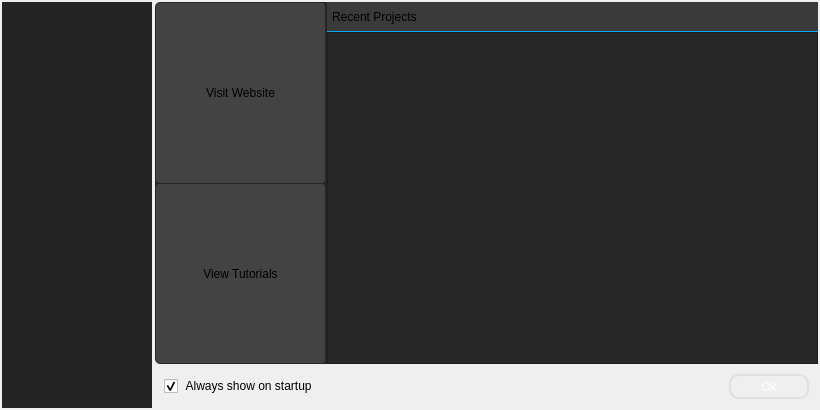
<?xml version="1.0" encoding="UTF-8"?>
<ui version="4.0">
 <class>InfoDialog</class>
 <widget class="QDialog" name="InfoDialog">
  <property name="geometry">
   <rect>
    <x>0</x>
    <y>0</y>
    <width>820</width>
    <height>410</height>
   </rect>
  </property>
  <property name="sizePolicy">
   <sizepolicy hsizetype="Fixed" vsizetype="Fixed">
    <horstretch>0</horstretch>
    <verstretch>0</verstretch>
   </sizepolicy>
  </property>
  <property name="minimumSize">
   <size>
    <width>820</width>
    <height>410</height>
   </size>
  </property>
  <property name="maximumSize">
   <size>
    <width>820</width>
    <height>410</height>
   </size>
  </property>
  <property name="windowTitle">
   <string>Dialog</string>
  </property>
  <layout class="QHBoxLayout" name="horizontalLayout">
   <property name="spacing">
    <number>3</number>
   </property>
   <property name="leftMargin">
    <number>2</number>
   </property>
   <property name="topMargin">
    <number>2</number>
   </property>
   <property name="rightMargin">
    <number>2</number>
   </property>
   <property name="bottomMargin">
    <number>2</number>
   </property>
   <item>
    <widget class="QWidget" name="widget_3" native="true">
     <property name="sizePolicy">
      <sizepolicy hsizetype="Fixed" vsizetype="Preferred">
       <horstretch>0</horstretch>
       <verstretch>0</verstretch>
      </sizepolicy>
     </property>
     <property name="minimumSize">
      <size>
       <width>150</width>
       <height>0</height>
      </size>
     </property>
     <property name="styleSheet">
      <string notr="true">background-color: rgb(36, 36, 36);
background-image: url(&quot;:/images/sidepanelimage_info.jpg&quot;);
background-repeat: no-repeat;</string>
     </property>
    </widget>
   </item>
   <item>
    <widget class="QWidget" name="widget" native="true">
     <layout class="QVBoxLayout" name="verticalLayout">
      <property name="spacing">
       <number>1</number>
      </property>
      <property name="leftMargin">
       <number>0</number>
      </property>
      <property name="topMargin">
       <number>0</number>
      </property>
      <property name="rightMargin">
       <number>0</number>
      </property>
      <property name="bottomMargin">
       <number>0</number>
      </property>
      <item>
       <widget class="QWidget" name="container" native="true">
        <property name="styleSheet">
         <string notr="true">QWidget #container {
background-color: rgb(38, 38, 38);
border-radius: 5px;
}</string>
        </property>
        <layout class="QHBoxLayout" name="horizontalLayout_2">
         <property name="spacing">
          <number>2</number>
         </property>
         <property name="leftMargin">
          <number>0</number>
         </property>
         <property name="topMargin">
          <number>0</number>
         </property>
         <property name="rightMargin">
          <number>0</number>
         </property>
         <property name="bottomMargin">
          <number>0</number>
         </property>
         <item>
          <widget class="QWidget" name="widget_2" native="true">
           <property name="sizePolicy">
            <sizepolicy hsizetype="Fixed" vsizetype="Preferred">
             <horstretch>0</horstretch>
             <verstretch>0</verstretch>
            </sizepolicy>
           </property>
           <property name="minimumSize">
            <size>
             <width>170</width>
             <height>0</height>
            </size>
           </property>
           <property name="maximumSize">
            <size>
             <width>170</width>
             <height>16777215</height>
            </size>
           </property>
           <layout class="QVBoxLayout" name="verticalLayout_2">
            <property name="spacing">
             <number>1</number>
            </property>
            <property name="leftMargin">
             <number>1</number>
            </property>
            <property name="topMargin">
             <number>1</number>
            </property>
            <property name="rightMargin">
             <number>0</number>
            </property>
            <property name="bottomMargin">
             <number>1</number>
            </property>
            <item>
             <widget class="QPushButton" name="visitWebsite">
              <property name="sizePolicy">
               <sizepolicy hsizetype="Preferred" vsizetype="Preferred">
                <horstretch>0</horstretch>
                <verstretch>0</verstretch>
               </sizepolicy>
              </property>
              <property name="styleSheet">
               <string notr="true">QPushButton
{
background-color: rgb(67, 67, 67);
border-style: inset;
border-radius: 3px;
text-decoration: none;
}
QPushButton:hover
{
background-color: rgb(104, 104, 104);
border-style: inset;
}
</string>
              </property>
              <property name="text">
               <string>Visit Website</string>
              </property>
              <property name="icon">
               <iconset resource="../../icons.qrc">
                <normaloff>:/app/icons/world.svg</normaloff>:/app/icons/world.svg</iconset>
              </property>
              <property name="iconSize">
               <size>
                <width>50</width>
                <height>50</height>
               </size>
              </property>
             </widget>
            </item>
            <item>
             <widget class="QPushButton" name="viewTutorials">
              <property name="sizePolicy">
               <sizepolicy hsizetype="Preferred" vsizetype="Preferred">
                <horstretch>0</horstretch>
                <verstretch>0</verstretch>
               </sizepolicy>
              </property>
              <property name="styleSheet">
               <string notr="true">QPushButton
{
background-color: rgb(67, 67, 67);
border-style: inset;
border-radius: 3px;
text-decoration: none;
}
QPushButton:hover
{
background-color: rgb(104, 104, 104);
border-style: inset;
}
</string>
              </property>
              <property name="text">
               <string>View Tutorials</string>
              </property>
              <property name="icon">
               <iconset resource="../../icons.qrc">
                <normaloff>:/app/icons/educational-video.svg</normaloff>:/app/icons/educational-video.svg</iconset>
              </property>
              <property name="iconSize">
               <size>
                <width>50</width>
                <height>50</height>
               </size>
              </property>
             </widget>
            </item>
           </layout>
          </widget>
         </item>
         <item>
          <widget class="QWidget" name="widget_4" native="true">
           <layout class="QVBoxLayout" name="verticalLayout_3">
            <property name="spacing">
             <number>0</number>
            </property>
            <property name="leftMargin">
             <number>0</number>
            </property>
            <property name="topMargin">
             <number>0</number>
            </property>
            <property name="rightMargin">
             <number>0</number>
            </property>
            <property name="bottomMargin">
             <number>0</number>
            </property>
            <item>
             <widget class="QWidget" name="widget_7" native="true">
              <property name="sizePolicy">
               <sizepolicy hsizetype="Preferred" vsizetype="Fixed">
                <horstretch>0</horstretch>
                <verstretch>0</verstretch>
               </sizepolicy>
              </property>
              <property name="minimumSize">
               <size>
                <width>0</width>
                <height>30</height>
               </size>
              </property>
              <property name="maximumSize">
               <size>
                <width>16777215</width>
                <height>30</height>
               </size>
              </property>
              <property name="styleSheet">
               <string notr="true">QWidget #widget_7 {
background-color: rgb(58, 58, 58);
border-bottom: 1px solid rgb(0, 170, 255);
}</string>
              </property>
              <layout class="QHBoxLayout" name="horizontalLayout_5">
               <property name="spacing">
                <number>0</number>
               </property>
               <property name="leftMargin">
                <number>5</number>
               </property>
               <property name="topMargin">
                <number>0</number>
               </property>
               <property name="rightMargin">
                <number>0</number>
               </property>
               <property name="bottomMargin">
                <number>0</number>
               </property>
               <item>
                <widget class="QLabel" name="label_2">
                 <property name="sizePolicy">
                  <sizepolicy hsizetype="Preferred" vsizetype="Preferred">
                   <horstretch>0</horstretch>
                   <verstretch>0</verstretch>
                  </sizepolicy>
                 </property>
                 <property name="minimumSize">
                  <size>
                   <width>0</width>
                   <height>0</height>
                  </size>
                 </property>
                 <property name="maximumSize">
                  <size>
                   <width>2000</width>
                   <height>2000</height>
                  </size>
                 </property>
                 <property name="baseSize">
                  <size>
                   <width>0</width>
                   <height>0</height>
                  </size>
                 </property>
                 <property name="text">
                  <string>Recent Projects</string>
                 </property>
                </widget>
               </item>
              </layout>
             </widget>
            </item>
            <item>
             <widget class="QListWidget" name="recentProjects">
              <property name="styleSheet">
               <string notr="true">/*list view style*/

QListView {
	color: white;
	background-color: rgb(39, 39, 39);
}


QListView::item {
	background-color: rgb(139, 139, 139);
    border-bottom: 1px solid rgb(46, 46, 46);
	padding: 5px 15px 5px 15px;
	border-top-left-radius: 2px;
	border-bottom-left-radius: 2px;
}

QListView::item:hover {
	background-color: rgb(181, 181, 181);
	padding: 10px 10px 10px 10px;
	text-decoration: none;
}

QListView::item:selected {
	background: #1f90ff;
	padding: 10px 10px 10px 10px;
	text-decoration: none;
}

/*--------------------  list view scrollbar style  ------------------------------*/

 QScrollBar:vertical {
	 background-color: rgb(180, 180, 180);
     width: 15px;
     margin: 22px 0 22px 0;
 }

 QScrollBar::handle:vertical {
	background-color: rgb(97, 97, 97);
     min-height: 20px;
	 border-radius: 5px;
	 margin-left: 2px;
	 margin-right: 2px;
 }

 QScrollBar::handle:vertical:hover {
	background-color: rgb(110, 110, 110);
     min-height: 20px;
	 border-radius: 5px;
	 margin-left: 2px;
	 margin-right: 2px;
 }

 QScrollBar::add-line:vertical { 
	 background-color: rgb(180, 180, 180);
     height: 30px;
     subcontrol-position: bottom;
     subcontrol-origin: margin;
 }

 QScrollBar::sub-line:vertical { 
	 background-color: rgb(180, 180, 180);
     height: 30px;
     subcontrol-position: top;
     subcontrol-origin: margin;
 }

 QScrollBar::add-page:vertical, QScrollBar::sub-page:vertical {
     background: none;
 }

QScrollBar::up-arrow:vertical
{
    image: url(:/icons/up-arrow.svg);
}
QScrollBar::up-arrow:vertical:hover
{
	background-color: rgb(162, 162, 162);
    image: url(:/icons/up-arrow.svg);
}

QScrollBar::down-arrow:vertical
{
    image: url(:/icons/down-arrow.svg);
}

QScrollBar::down-arrow:vertical:hover
{
	background-color: rgb(162, 162, 162);
    image: url(:/icons/down-arrow.svg);
}</string>
              </property>
             </widget>
            </item>
           </layout>
          </widget>
         </item>
        </layout>
       </widget>
      </item>
      <item>
       <widget class="QWidget" name="widget_5" native="true">
        <property name="sizePolicy">
         <sizepolicy hsizetype="Preferred" vsizetype="Fixed">
          <horstretch>0</horstretch>
          <verstretch>0</verstretch>
         </sizepolicy>
        </property>
        <property name="maximumSize">
         <size>
          <width>16777215</width>
          <height>50</height>
         </size>
        </property>
        <layout class="QHBoxLayout" name="horizontalLayout_3">
         <item>
          <widget class="QCheckBox" name="checkBox">
           <property name="text">
            <string> Always show on startup</string>
           </property>
           <property name="checked">
            <bool>true</bool>
           </property>
          </widget>
         </item>
         <item>
          <spacer name="horizontalSpacer">
           <property name="orientation">
            <enum>Qt::Horizontal</enum>
           </property>
           <property name="sizeHint" stdset="0">
            <size>
             <width>40</width>
             <height>20</height>
            </size>
           </property>
          </spacer>
         </item>
         <item>
          <widget class="QPushButton" name="pushButton">
           <property name="minimumSize">
            <size>
             <width>80</width>
             <height>25</height>
            </size>
           </property>
           <property name="maximumSize">
            <size>
             <width>80</width>
             <height>25</height>
            </size>
           </property>
           <property name="styleSheet">
            <string notr="true">QPushButton
{
background-color: rgba(155, 155, 155,0);
border-radius:10px;
border: 2px solid  rgb(223, 223, 223);
color: rgb(255, 255, 255);
}
QPushButton:hover
{
background-color: rgb(223, 223, 223);
border: 2px solid  rgb(223, 223, 223);
color: rgb(115, 115, 115);
}
</string>
           </property>
           <property name="text">
            <string>Ok</string>
           </property>
          </widget>
         </item>
        </layout>
       </widget>
      </item>
     </layout>
    </widget>
   </item>
  </layout>
 </widget>
 <resources>
  <include location="../../icons.qrc"/>
 </resources>
 <connections/>
</ui>
